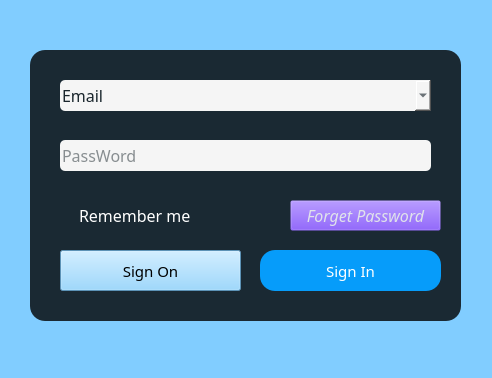
<?xml version="1.0" encoding="UTF-8"?>
<ui version="4.0">
 <class>SignIn</class>
 <widget class="QWidget" name="SignIn">
  <property name="geometry">
   <rect>
    <x>0</x>
    <y>0</y>
    <width>492</width>
    <height>378</height>
   </rect>
  </property>
  <property name="minimumSize">
   <size>
    <width>492</width>
    <height>378</height>
   </size>
  </property>
  <property name="maximumSize">
   <size>
    <width>492</width>
    <height>378</height>
   </size>
  </property>
  <property name="windowTitle">
   <string>Form</string>
  </property>
  <property name="styleSheet">
   <string notr="true">*{
	background:rgb(129, 205, 255);
	font-size:15px;
	font-family:Century Gothic,sans-serif;
}</string>
  </property>
  <widget class="QFrame" name="frame">
   <property name="geometry">
    <rect>
     <x>30</x>
     <y>50</y>
     <width>431</width>
     <height>271</height>
    </rect>
   </property>
   <property name="styleSheet">
    <string notr="true">QFrame{
	background:rgba(0,0,0,0.8);
	border-radius:15px;
}</string>
   </property>
   <property name="frameShape">
    <enum>QFrame::StyledPanel</enum>
   </property>
   <property name="frameShadow">
    <enum>QFrame::Raised</enum>
   </property>
   <widget class="QCheckBox" name="checkBox">
    <property name="geometry">
     <rect>
      <x>30</x>
      <y>150</y>
      <width>151</width>
      <height>31</height>
     </rect>
    </property>
    <property name="styleSheet">
     <string notr="true">QCheckBox{
	background-color: rgb(85,17,255,0);
	color:white;
	font-size:16px;
}</string>
    </property>
    <property name="text">
     <string>Remember me</string>
    </property>
   </widget>
   <widget class="QPushButton" name="SignonBt">
    <property name="geometry">
     <rect>
      <x>30</x>
      <y>200</y>
      <width>181</width>
      <height>41</height>
     </rect>
    </property>
    <property name="styleSheet">
     <string notr="true">QPushButton{
	background:#069cfa;
	color:#fff;
	border-radius:15px;
	font: 87 11pt &quot;Arial Black&quot;;
}

QPushButton:pressed{
background-color:rgb(85, 255, 127);
border-style:inset;
}

font: 87 11pt &quot;Arial Black&quot;;</string>
    </property>
    <property name="text">
     <string>Sign On</string>
    </property>
   </widget>
   <widget class="QPushButton" name="SigninBt">
    <property name="geometry">
     <rect>
      <x>230</x>
      <y>200</y>
      <width>181</width>
      <height>41</height>
     </rect>
    </property>
    <property name="styleSheet">
     <string notr="true">QPushButton{
	background:#069cfa;
	color:#fff;
	border-radius:15px;
	font: 87 11pt &quot;Arial Black&quot;;
}

QPushButton:pressed{
background-color:rgb(255, 170, 127);
border-style:inset;
}
</string>
    </property>
    <property name="text">
     <string>Sign In</string>
    </property>
   </widget>
   <widget class="QLineEdit" name="pswdEdit">
    <property name="geometry">
     <rect>
      <x>30</x>
      <y>90</y>
      <width>371</width>
      <height>31</height>
     </rect>
    </property>
    <property name="styleSheet">
     <string notr="true">QLineEdit{
	color:rgb(25, 37, 44);
	background-color:rgb(245, 245, 245);
	font-size:16px;
	border-style:outset;
	border-radius:5px;
}</string>
    </property>
    <property name="echoMode">
     <enum>QLineEdit::Password</enum>
    </property>
    <property name="placeholderText">
     <string>PassWord</string>
    </property>
   </widget>
   <widget class="QToolButton" name="toolButton">
    <property name="geometry">
     <rect>
      <x>260</x>
      <y>150</y>
      <width>151</width>
      <height>31</height>
     </rect>
    </property>
    <property name="styleSheet">
     <string notr="true">QToolButton{
	background-color: rgb(85,17,255,0);
	color:rgb(224, 227, 234);
	font-style:italic bold;
	font-size:16px;
}

QToolButton:pressed{
	background-color:rgb(255, 98, 98);
	border-style:inset;
}</string>
    </property>
    <property name="text">
     <string>Forget Password</string>
    </property>
   </widget>
   <widget class="QComboBox" name="userEdit">
    <property name="geometry">
     <rect>
      <x>30</x>
      <y>30</y>
      <width>371</width>
      <height>31</height>
     </rect>
    </property>
    <property name="styleSheet">
     <string notr="true">QComboBox{
	color:rgb(25, 37, 44);
	background-color:rgb(245, 245, 245);
	font-size:16px;
	border-style:outset;
	border-radius:5px;
}</string>
    </property>
    <property name="editable">
     <bool>true</bool>
    </property>
    <property name="currentText">
     <string>Email</string>
    </property>
   </widget>
   <zorder>checkBox</zorder>
   <zorder>SignonBt</zorder>
   <zorder>pswdEdit</zorder>
   <zorder>toolButton</zorder>
   <zorder>SigninBt</zorder>
   <zorder>userEdit</zorder>
  </widget>
 </widget>
 <resources/>
 <connections/>
</ui>
